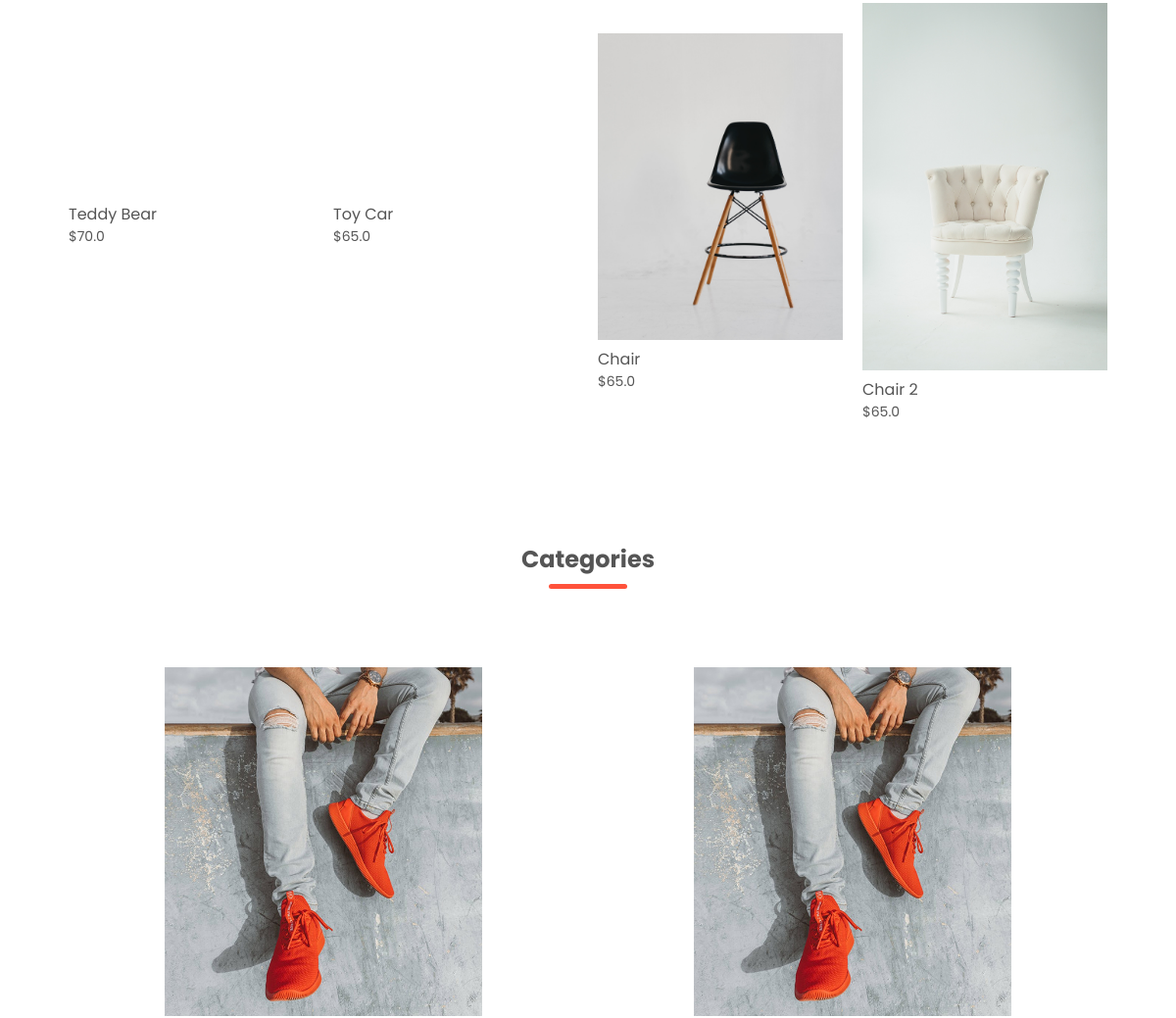
The app's page / (middle part), older data.
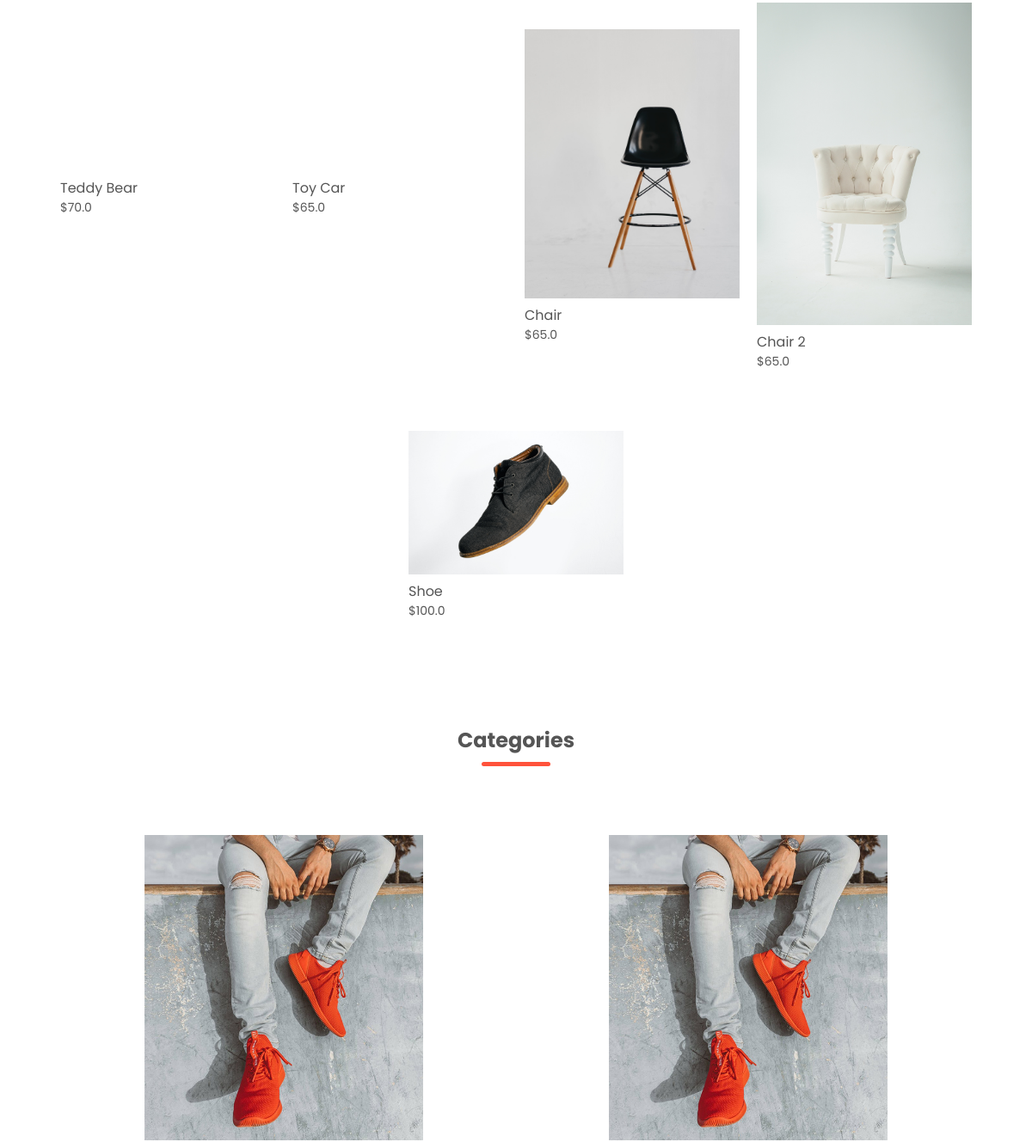
The same page, newer data.
### core/models.py (models this page shows, shortened)
class Item(models.Model):
    category = models.ForeignKey(Category, related_name='items', on_delete=models.CASCADE)
    name = models.CharField(max_length=255)
    description = models.TextField(blank=True, null=True)
    price = models.FloatField()
    is_sold = models.BooleanField(default=False)
    created_at = models.DateTimeField(auto_now_add=True)
    created_by = models.ForeignKey(User, related_name='items', on_delete=models.CASCADE)
    image1 = models.ImageField(upload_to='item_images', blank=True, null=True)
    image2 = models.ImageField(upload_to='item_images', blank=True, null=True)
    image3 = models.ImageField(upload_to='item_images', blank=True, null=True)
    image4 = models.ImageField(upload_to='item_images', blank=True, null=True)
    @property
    def imageURL1(self):
        try:
            url = self.image1.url
        except:
            url = ''
        return url

class Category(models.Model):
    name = models.CharField(max_length=255)
    class Meta:
        ordering = ('name',)
        verbose_name_plural = 'Categories'

### core/views.py (the view)
# urls.py: path('', views.landing, name='landing'),
def landing(request):
    items = Item.objects.filter(is_sold=False)
    categories = Category.objects.all()
    context = {
		'items':items,
		'categories':categories
	}
    return render(request, 'core/landing.html', context)

### core/templates/core/landing.html (shortened to what this page needs)
<!DOCTYPE html>
{% load static %}
<html lang="en">
<head>
		<link rel="stylesheet" href="https://cdn.jsdelivr.net/npm/@fortawesome/fontawesome-free@6.2.1/css/fontawesome.min.css">
		<link rel="stylesheet" href="{% static 'css/landing.css' %}">
</head>
<body>
	<div class="small-container">
		<div class="row">
			{% for item in items %}
			<div class="col-4">
				<a href="{% url 'detail' item.id %}">
					<div class="image-container">
						<img src="{{ item.imageURL1 }}" alt="">
					</div>
					<h4>{{ item.name }}</h4>
					<p>${{ item.price }}</p>
				</a>
			</div>
			{% endfor %}
		</div>
</div>
<div class="categories">
	<div class="small-container">
		<h2 class="title">Categories</h2>
		<div class="row">
			{% for category in categories %}
			<div class="col-3">
				<a href="{% url 'products' %}?query={{ query }}&category={{ category.id }}"
				data-category="{{ category.name }}" class="category-link">
						<img src="{% static 'images/category-1.jpg' %}">
				</a>
			</div>
			{% endfor %}
		</div>
</div>

Row changes from the older to the newer data that the page shows:
added Item: imageURL1 (picture), name "Shoe", price "100.0"
